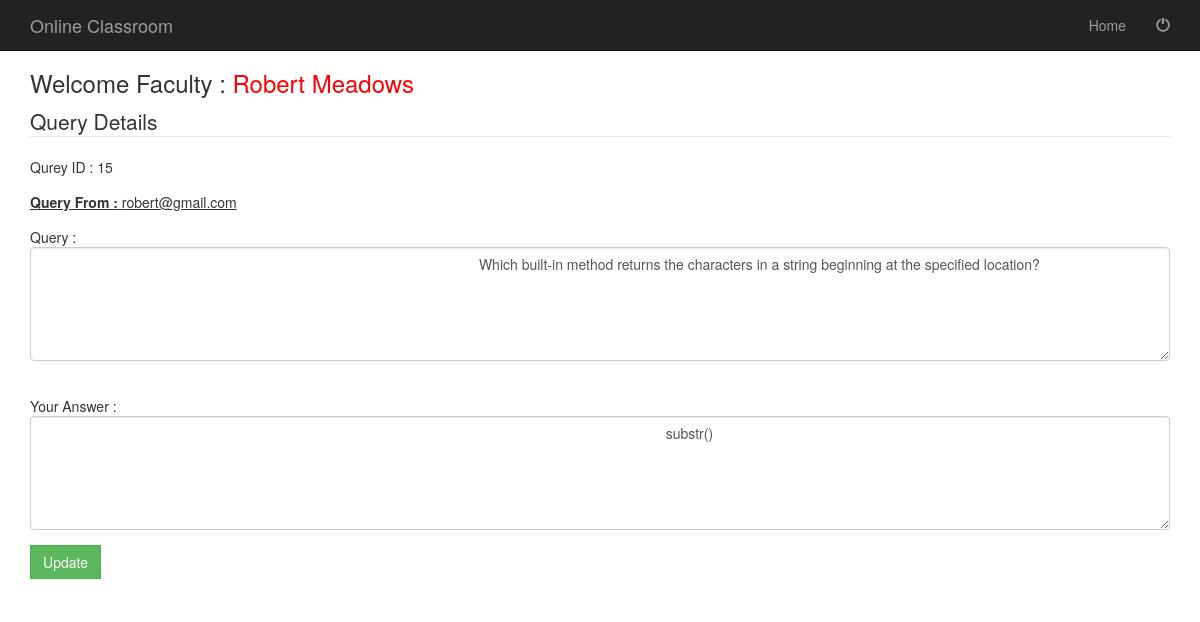
The page /updatequery.php?gid=15 (signed in) on the database its author committed.
### tables this page shows
CREATE TABLE `query` (
  `Query` text NOT NULL,
  `Ans` text NOT NULL,
  `Eid` varchar(35) NOT NULL,
  `Qid` int(11) NOT NULL
);

### updatequery.php (the view, shortened to what this page needs)
<?php
$fname = $_SESSION[ "fname" ];
?>
<?php include('fhead.php');  ?>
<div class="container">
	<div class="row">
		<div class="col-md-12">
			<h3> Welcome Faculty : <a href="welcomefaculty.php" ><span style="color:#FF0004"> <?php echo $fname; ?></span></a> </h3>
			<?php
				include('database.php');
				$editid=$_GET['gid'];
				$sql="select * from query where Qid=$editid";
				$result=mysqli_query($connect,$sql);
				while($row=mysqli_fetch_array($result))
				{
				?>
			<form action="" method="POST" name="update">
				<fieldset>
					<legend>Query Details</legend>
					<div class="form-group" >
						Qurey ID :
						<?php echo $row['Qid']; ?>
					</div>
					<div class="form-group" style="text-decoration:underline;">
						<b>Query From :</b>
						<?php echo $row['Eid']; ?>
					</div>
					<div class="form-group">
						Query : <br>
						<textarea rows="5" class="form-control" cols="40" name="queryx">
							<?php echo $row['Query']; ?> </textarea><br>
					</div>
					<div class="form-group">
						Your Answer : <br>
						<textarea rows="5" class="form-control" cols="40" name="ansx">
							<?PHP echo $row['Ans'];?>
						</textarea>
					</div>
					<div class="form-group">
						<input type="submit" value="Update" name="update" style="border-radius:0%" class="btn btn-success">
					</div>
					<?php
					}
					?>
				</fieldset>
			</form>
		</div>
	</div>
	<?php include('allfoot.php');  ?>

### css/modern-business.css (style rules this page uses)
html, body { height: 100%; }
body { padding-top: 50px; }

### rows shown on the page
query: Qid "15", Eid "robert@gmail.com", queryx "Which built-in method returns the characters in a string beginning at the specified location?", ansx "substr()"

### other values the page prints
$fname "Robert Meadows"
